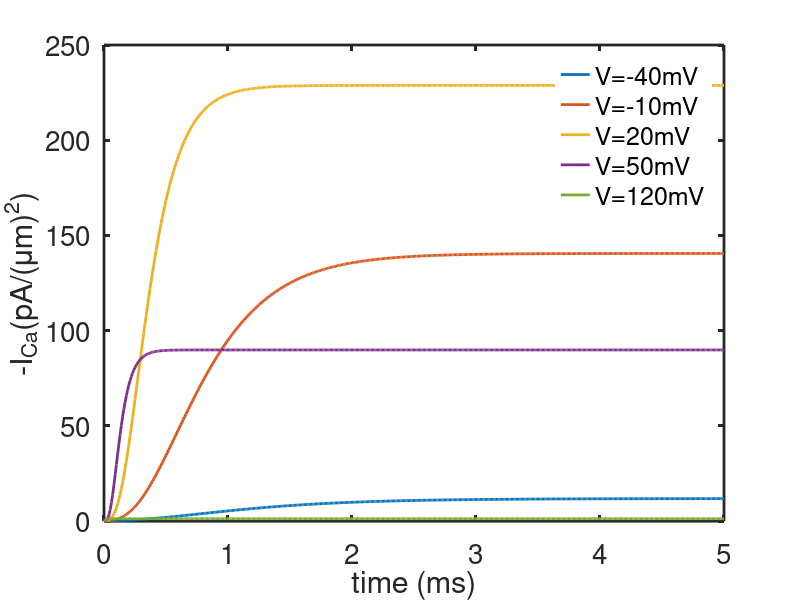

Write the MATLAB code that produced this figure. (Note: this script raises an error after producing the figure.)
function Llinas
set(0,                           ...
   'defaultaxesfontsize', 20,   ...
   'defaultaxeslinewidth', 2.0, ...
   'defaultlinelinewidth', 2.0);
global k10 k2 z1 s0 PCa F   ci ce n Vss k1  ohss tsw FbyRT
 k10=2; k2=1; z1=1; s0=100; PCa=0.00001; F=96490; R=8.315; Tp=300;
	ci=0.00001; ce=40; n=5;
	Vss=-70;
	FbyRT = F/(R*Tp*1000);  % units of mV^(-1)
    k1=k10*exp(FbyRT*z1*Vss);
	ohss= k1/(k1+k2);
    tsw = 2.5;
	
	t = [0:.01:5];
Vlist = [-40,-10,20,50,120];  % voltage in units of mV
	
for j = 1:length(Vlist)
	V = Vlist(j);
    oh = prob(t,V);
    currents= fCa(V,oh);
    
   ICa=currents(1,:);
    
    figure(1)
    plot(t,-ICa,'LineWidth',2)
    xlabel('time (ms)')
    ylabel('-I_{Ca}(pA/(\mum)^2)')
    legend('boxoff')
    hold on
    legend('V=-40mV','V=-10mV','V=20mV','V=50mV','V=120mV')

end
    x = linspace(-70,70,1000);  % units mV
 	
 	phi_x=2*FbyRT*x;
 	Jss=PCa*2*F*phi_x.*(ci-ce*exp(-phi_x))./(1-exp(-phi_x));
 	Oss=k10*exp(FbyRT*z1*x).*(1./(k10*exp(FbyRT*z1*x)+k2));
 	ICass=Jss.*(s0/n).*((Oss).^n);

    figure(2)
    yyaxis left
    plot(x,-ICass,x,-Jss,'LineWidth',2)
    ylabel('-I_{Ca}')
    axis([-70 70  0 500])
    yyaxis right
    plot(x,Oss,'LineWidth',2)
    xlabel('V (mV)')
   % ylabel('\hat{o}')
   legend('boxoff') 
   
   legend('-I_{Ca}','-j','\delta','Location','northwest','fontsize',18)
    ylim([0,1])

    for j = 1:length(Vlist)
	V = Vlist(j);
    Vt=(t<tsw).*V+(t>=tsw).*Vss;
    oh = probde(t,V);
    ICa = fCa(Vt,oh');
    
  
    figure(3)
    semilogy(t,-ICa,'LineWidth',2)
    xlabel('time (ms)')
    ylabel('-I_{Ca}(pA/(\mum)^2)')
    %legend('boxoff')
    hold on
    legend('boxoff')
   

    figure(4)
    plot(t,oh)
    hold on
    legend('boxoff')
    
     xlabel('time (ms)')
    ylabel('open probability')
     
    end
    figure(3)
 legend('V=-40mV','V=-10mV','V=20mV','V=50mV','V=120mV')
    hold off
    figure(4)
     legend('V=-40mV','V=-10mV','V=20mV','V=50mV','V=120mV')
    hold off

end
     
    function oh=prob(t,V)
    global k10 k2 z1  ohss FbyRT 
    %Calculate oh analytically
    k1=k10*exp(FbyRT*z1*V);
    oh=k1./(k1+k2)*(1-exp(-(k1+k2)*t))+ohss*exp(-(k1+k2)*t);

    end

function currents=fCa(V,oh)
global  s0 PCa F ci ce n FbyRT
  
    phi=2*FbyRT*V;
	jj=PCa*2*F.*phi.*(ci-ce.*exp(-phi))./(1-exp(-phi));
	ICa =(s0/n).*jj.*(oh.^n);
 
     currents = [ICa];
end

function oh=probde(t,V)
% Calculate oh using the differential equation

    global k10 k2 z1  Vss tsw FbyRT k2 

    k1=k10*exp(FbyRT*z1*Vss);
	ohss= k1/(k1+k2);
    sinit=ohss;
    tspan = t;
 
    [T,S] = ode15s(@(t,x)rhs(t,x,V),tspan,sinit);
    % warniing:  for piecewise continuous de's DO NOT use ode45 !!
    oh =S(:,1);
   
     end

    function out=rhs(t,s,V)
    global Vss k10 k2 z1 tsw FbyRT
 
    Vt=(t<tsw).*V+(t>=tsw).*Vss;
    k1=k10*exp(FbyRT*z1*Vt);
   
    out = k1.*(1-s)-k2*s;
    end
      
